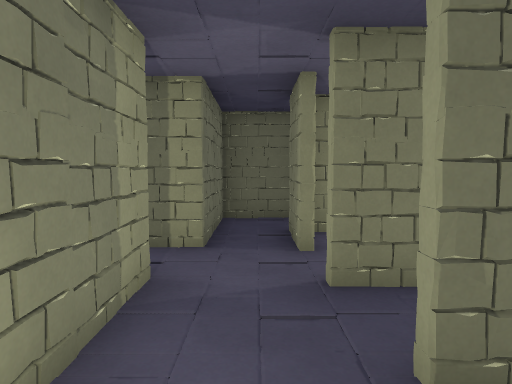
view 1 (above)

24 first-person views from a walk through a 3-D level made in the Unity game engine. The camera is 1.5 m above the floor, tilts 4° down and sees 75° across. The floor is counted in squares, 1 m on a side. Each view is taken from the middle of a square. On the plan, view 1 faces up. The plan holds only what a view shows up to about 15 squares ahead; the rest is blank.

view 2
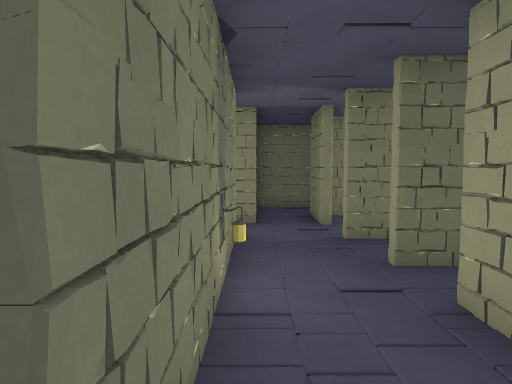

view 3
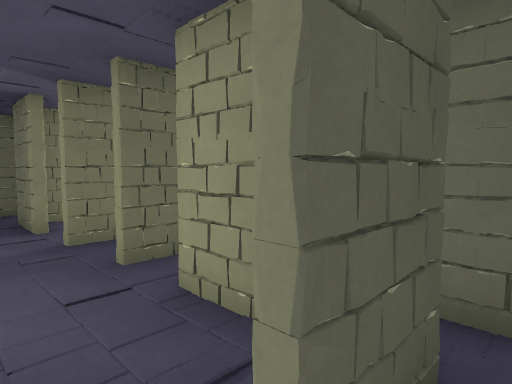

view 4
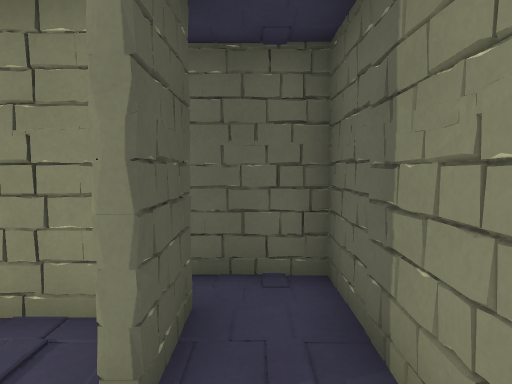

view 5
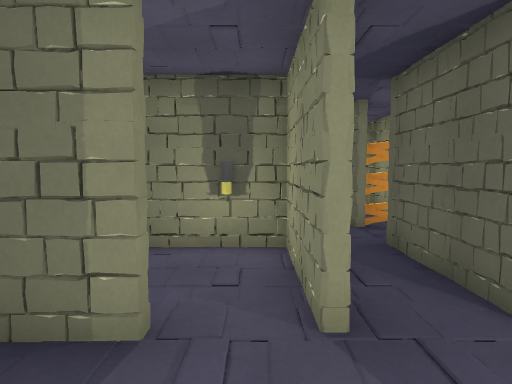

view 6
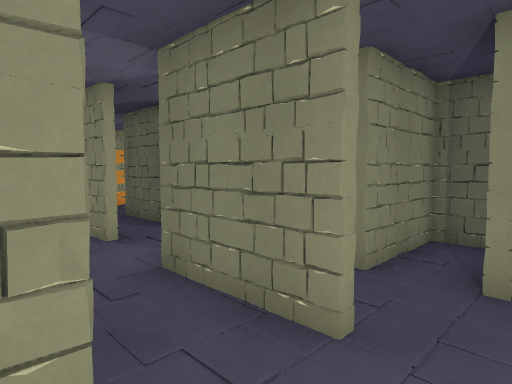

view 7
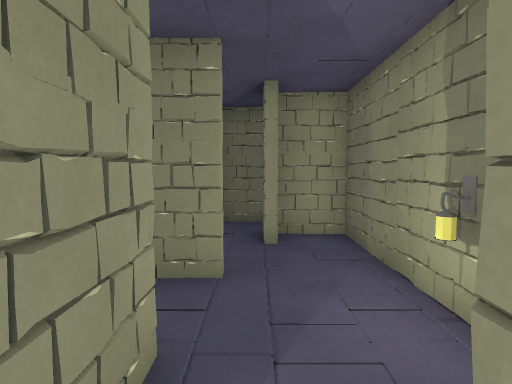

view 8
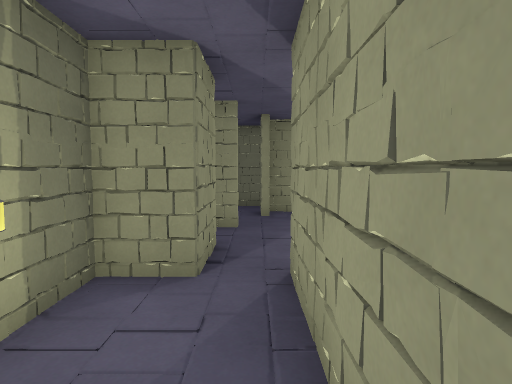

view 9
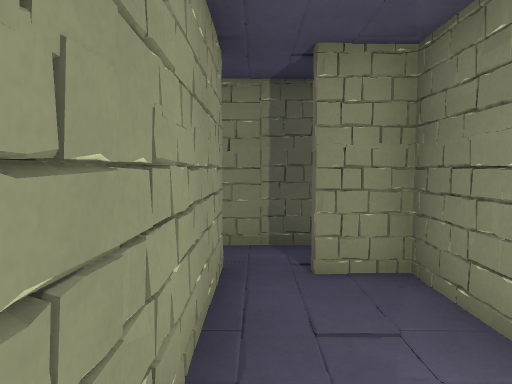

view 10
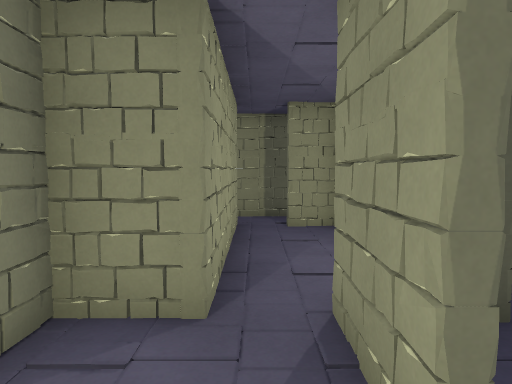

view 11
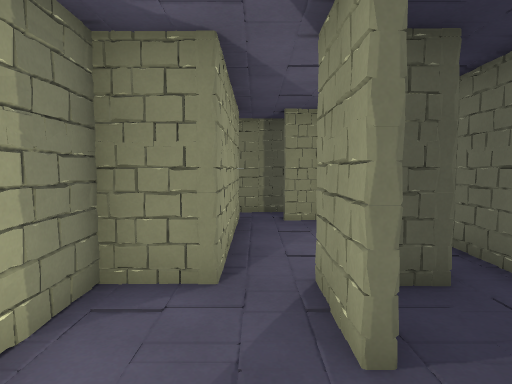

view 12
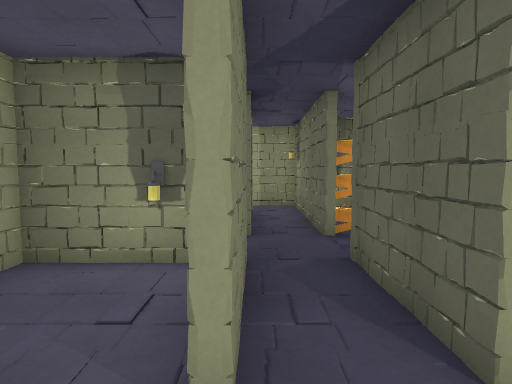

view 13
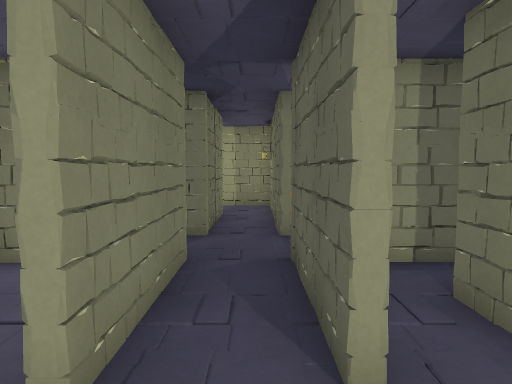

view 14
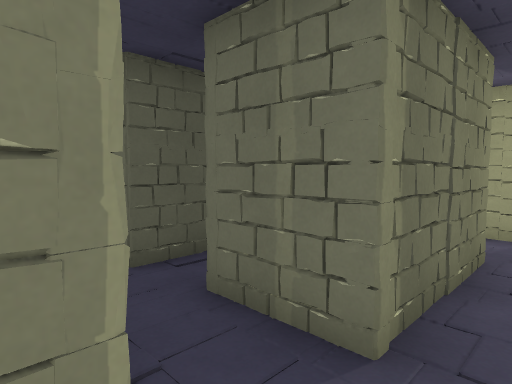

view 15
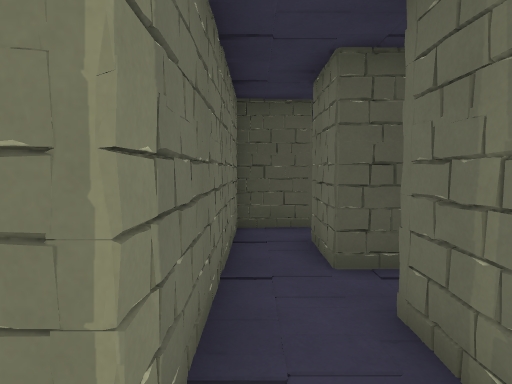

view 16
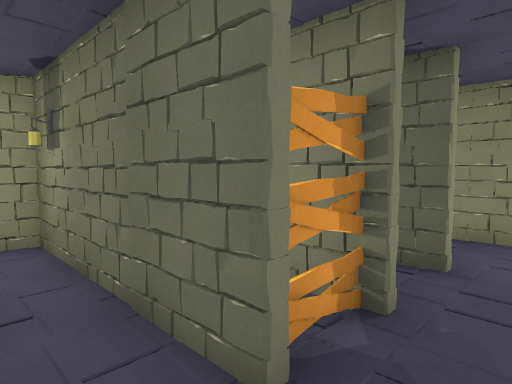

view 17
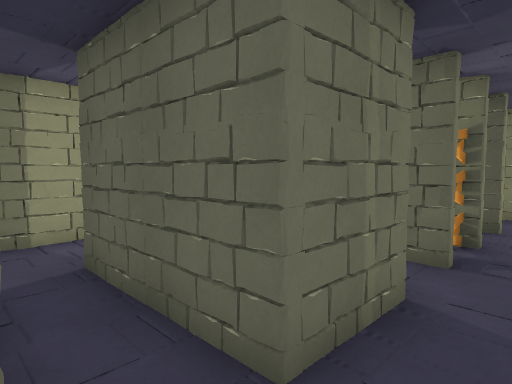

view 18
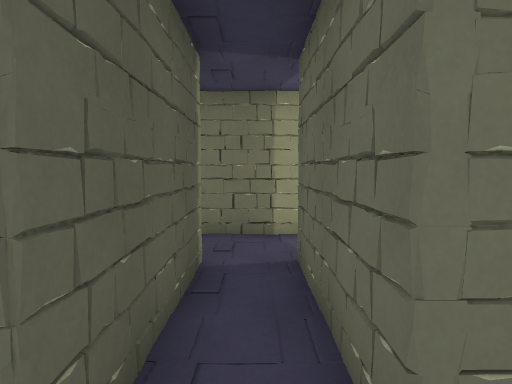

view 19
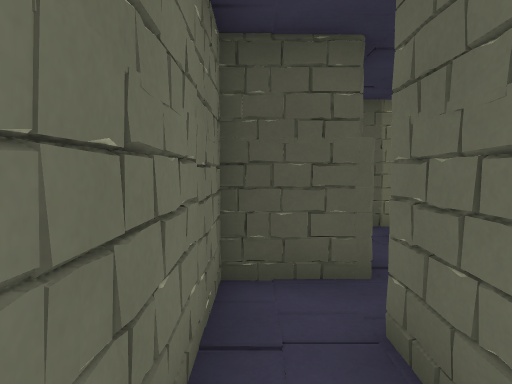

view 20
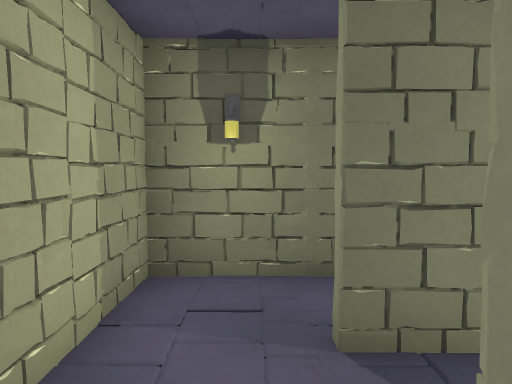

view 21
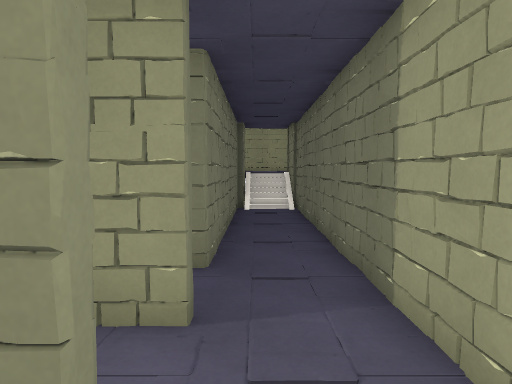

view 22
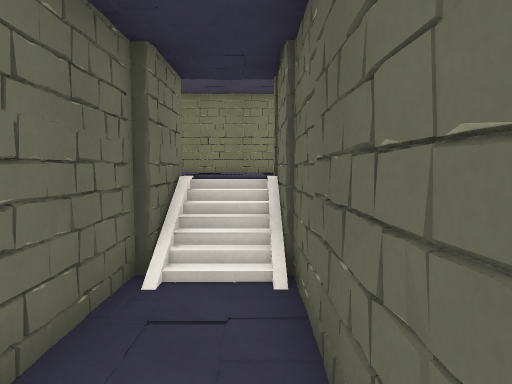

view 23
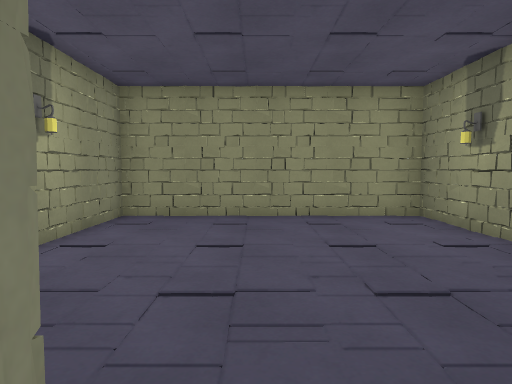

view 24
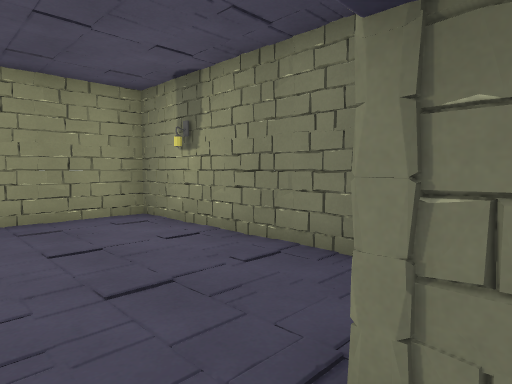

### Floor plan
Key: @ floor where view 1 was taken; # wall or solid block; . main floor; : floor 1.25 m higher than the main floor; / step, stairs or slope; O other object.
Columns run from 7 left of view 1 to 16 right of it. Each row starts with its distance up from view 1.
 26               ##########
 25               #::::::::#
 24               #::::::::#
 23               #::::::::#
 22                ::::::::#
 21                ::::::::#
 20                 :::::::#
 19                 :::::::
 18                  #::#
 17                  #//#
 16  ###           ###//#
 15  ...             #./#
 14  #.##            #..#
 13  #..#            #..#
 12  #..#      ###.  #..#
 11  #..#      #...  #..#
 10  #..#####  #.#   #..#
  9  #..###..  #.#   #..#
  8 ##.####.####.#####..#
  7 #..# ##.#..#........#
  6 #... ##.#..#..####..#
  5 #..........#..#.....#
  4 #..###..####..####..#
  3 #... #..............#
  2 #.## #..####..O######
  1 #### #...###..O###
  0   ## #.@## #...
 -1    # #..#    .#
 -2      #.##.#  ..
 -3      .....#  ..
 -4       #####  ##

Where each view was taken, in squares from view 1:
view 1: 0 up, 0 right, facing up
view 2: 3 down, 1 left, facing up
view 3: 3 down, 1 left, facing up-right
view 4: 3 down, 2 left, facing right
view 5: 5 up, 2 left, facing right
view 6: 7 up, 6 left, facing down-right
view 7: 9 up, 5 left, facing down
view 8: 13 up, 5 left, facing down
view 9: 9 up, 5 left, facing up
view 10: 5 up, 5 left, facing up
view 11: 4 up, 5 left, facing up
view 12: 4 up, 1 left, facing right
view 13: 3 up, 1 left, facing right
view 14: 3 up, 4 right, facing up-right
view 15: 3 up, 5 right, facing up
view 16: 4 up, 5 right, facing down-right
view 17: 8 up, 5 right, facing down-right
view 18: 7 up, 5 right, facing right
view 19: 7 up, 5 right, facing up
view 20: 7 up, 11 right, facing down
view 21: 3 up, 11 right, facing up
view 22: 11 up, 12 right, facing up
view 23: 17 up, 11 right, facing up
view 24: 17 up, 11 right, facing up-right
